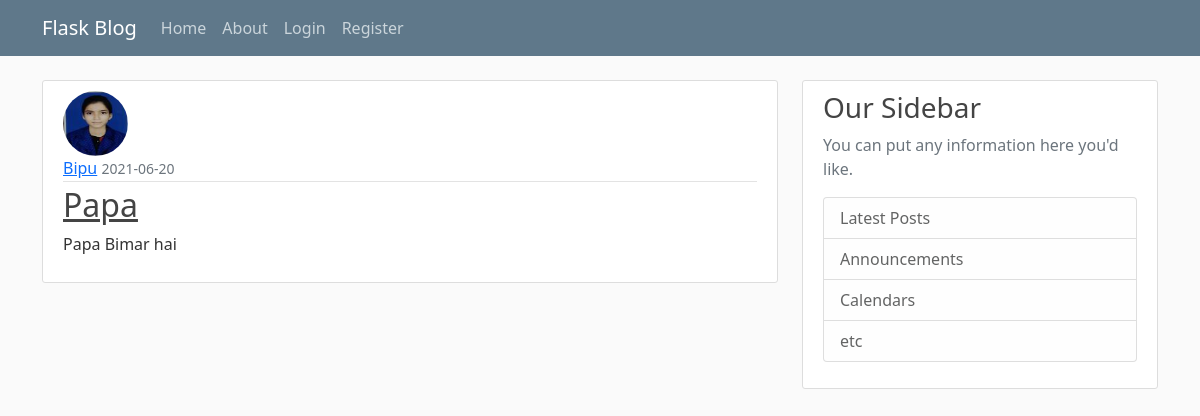
Screenshot of /post/3 with the database file from the repository.
### simpleblog/models.py (models this page shows, shortened)
class User(db.Model, UserMixin):
    id = db.Column(db.Integer, primary_key = True)
    username = db.Column(db.String(20), unique = True, nullable =False)
    email = db.Column(db.String(120), unique = True, nullable = False)
    image_file = db.Column(db.String(20), nullable = False, default = 'default.jpg')
    password = db.Column(db.String(60), nullable = False)
    post = db.relationship('Post', backref = 'author', lazy = True) # Post is the Post class here

class Post(db.Model):
    id = db.Column(db.Integer, primary_key = True)
    title = db.Column(db.String(100), nullable = False)
    date_posted = db.Column(db.DateTime, nullable =  False, default = datetime.utcnow) # saving some default time
    content = db.Column(db.Text, nullable = False)
    user_id = db.Column(db.Integer, db.ForeignKey('user.id'), nullable = False) #user is table name here

### simpleblog/routes.py (the view)
@app.route('/post/<int:post_id>', methods = ['GET', 'POST'] )
def post(post_id):
    posts = Post.query.get_or_404(post_id)
    return render_template('post.html', post = posts, title = posts.title)

### simpleblog/templates/post.html (shortened to what this page needs)
{% extends "layout.html" %}
{% block content %}
  <article class="media content-section">
      <img class="rounded-circle article-img" src="{{ url_for('static', filename='profile_pics/' + post.author.image_file) }}">
        <div class="media-body">
          <div class="article-metadata">
            <a class="mr-2" href="#">{{ post.author.username }}</a>
            <small class="text-muted">{{ post.date_posted.strftime('%Y-%m-%d') }}</small>
          </div>
      <h2><a class="article-title" href="#">{{ post.title }}</a></h2>
      <p class="article-content">{{ post.content }}</p>
      </div>
  </article>
{% endblock content %}

### simpleblog/static/main.css (style rules this page uses)
body { background: #fafafa; color: #333333; margin-top: 5rem; }
h1, h2, h3, h4, h5, h6 { color: #444444; }
.content-section { background: #ffffff; padding: 10px 20px; border: 1px solid #dddddd; border-radius: 3px; margin-bottom: 20px; }
.article-title { color: #444444; }
.article-content { white-space: pre-line; }
.article-img { height: 65px; width: 65px; margin-right: 16px; }
.article-metadata { padding-bottom: 1px; margin-bottom: 4px; border-bottom: 1px solid #e3e3e3 }

### rows the page displays
User: image_file (picture), author.username "Bipu"
Post: date_posted "2021-06-20", title "Papa", content "Papa Bimar hai"
